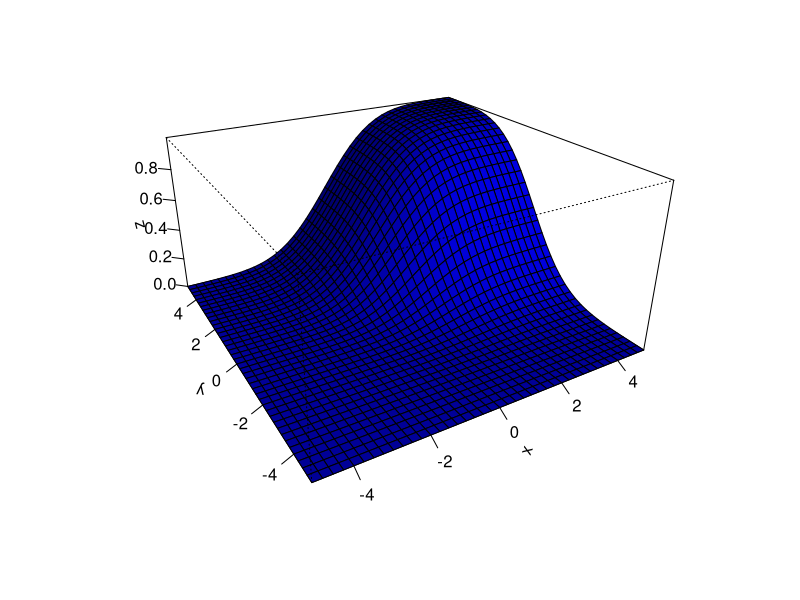
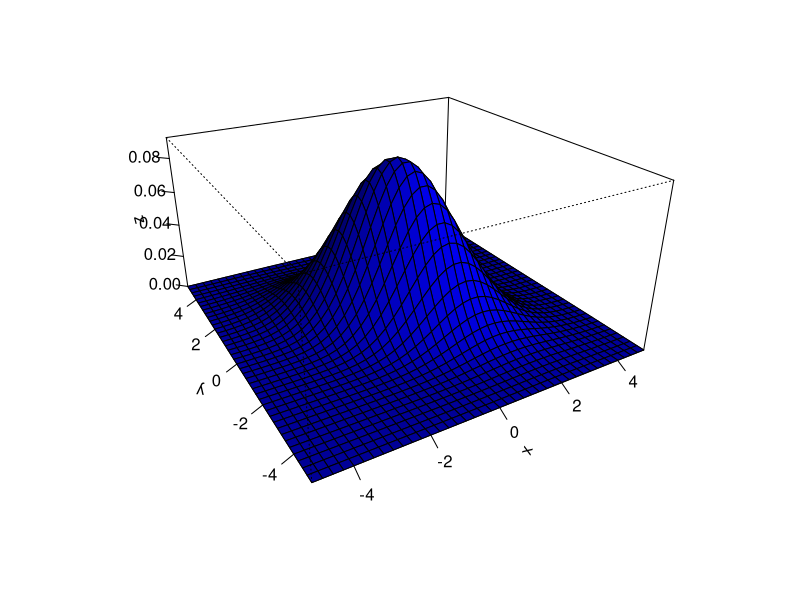
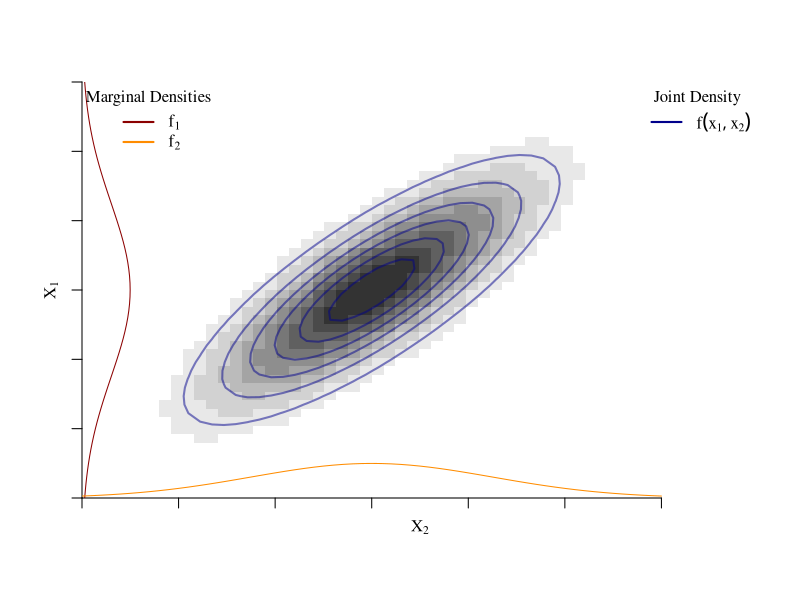
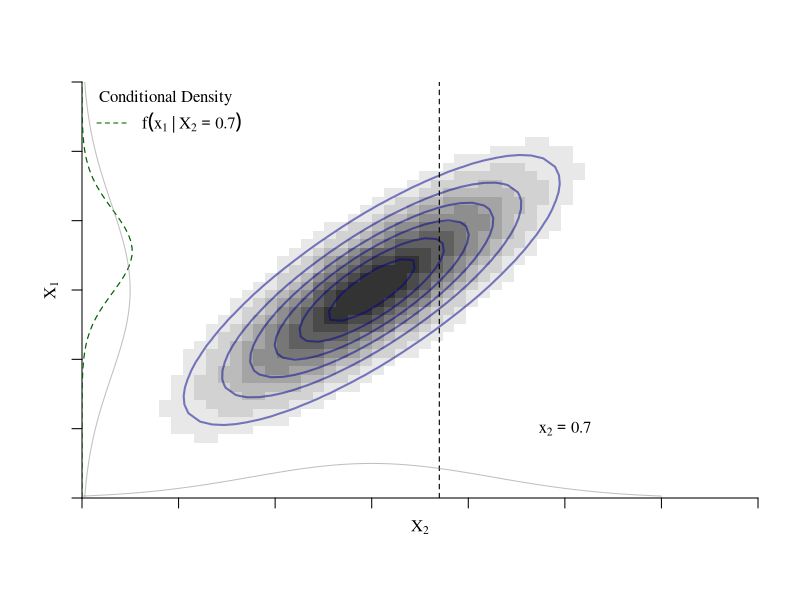
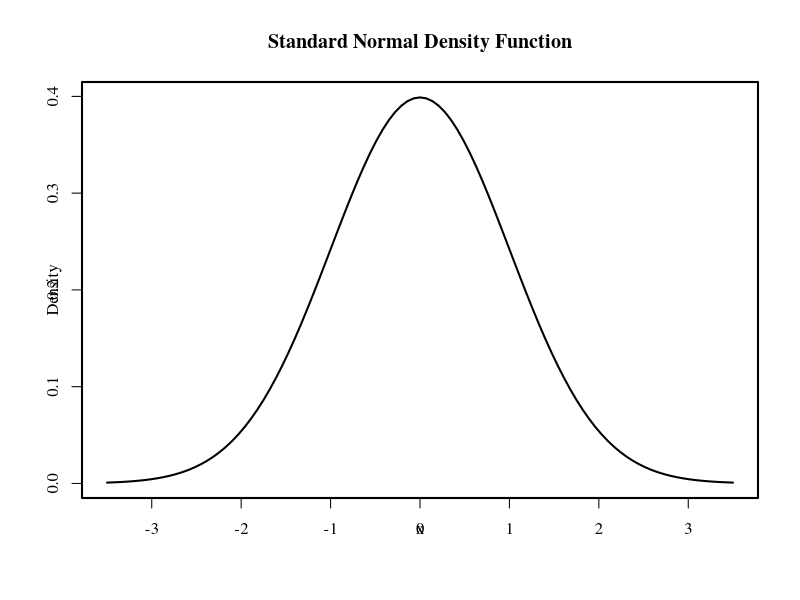
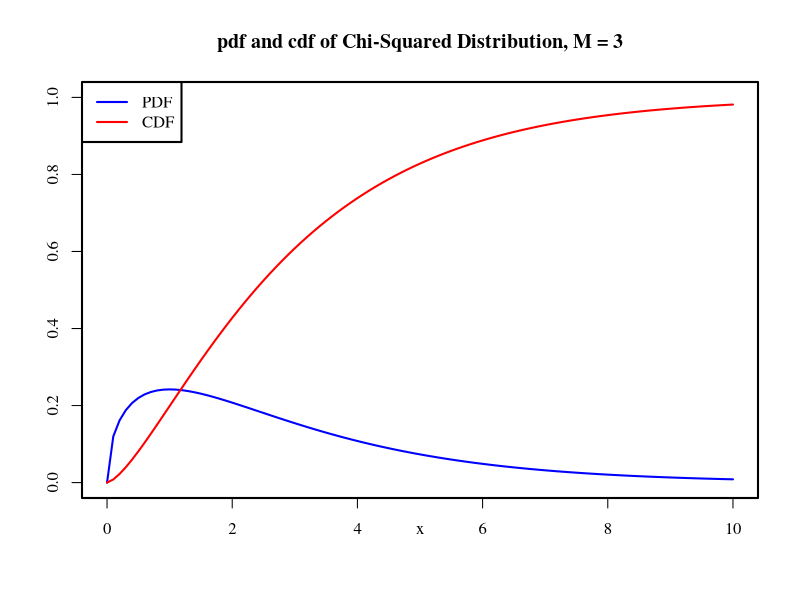
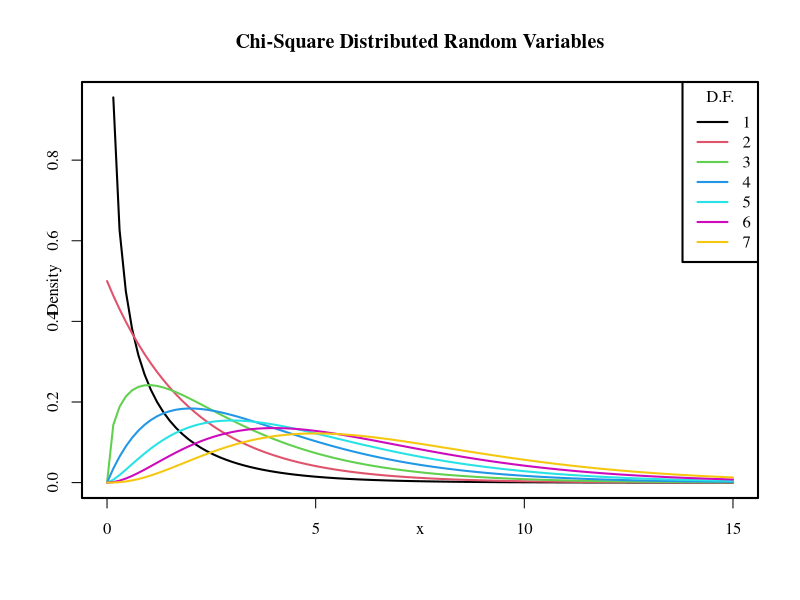
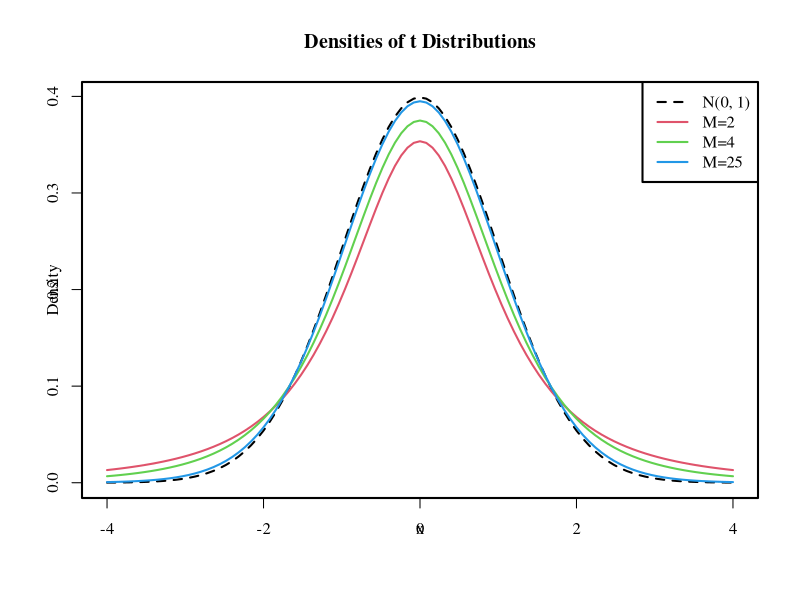

The R source for these figures, in order:
## ---- chunk 1
set.seed(869)
## 5 (fair) coin-flips:
results <- sample(x = c("H", "T"), size = 5, replace = TRUE)
## Relative frequency of "H" in 5 coin-flips
length(results[results=="H"])/5

## 10 (fair) coin-flips:
results <- sample(x = c("H", "T"), size = 50, replace = TRUE)
## Relative frequency of "H" in 50 coin-flips
length(results[results=="H"])/50

## 100000 (fair) coin-flips:
results <- sample(x = c("H", "T"), size = 5000, replace = TRUE)
## Relative frequency of "H" in 5000 coin-flips
length(results[results=="H"])/5000
## ---- chunk 2
## Install the package if not installed yet
# install.packages("mnormt")

library(mnormt)

x     <- seq(-5, 5, 0.25) 
y     <- seq(-5, 5, 0.25)
mu    <- c(0, 0)
sigma <- matrix(c(2, -1, -1, 2), nrow = 2)
f     <- function(x, y) pmnorm(cbind(x, y), mu, sigma)
z     <- outer(x, y, f)

persp(x, y, z, theta = -30, phi = 25, 
      shade = 0.75, col = "blue", expand = 0.5, r = 2, 
      ltheta = 25, ticktype = "detailed")
## ---- chunk 3
## Load the package
library(mnormt)

x     <- seq(-5, 5, 0.25) 
y     <- seq(-5, 5, 0.25)
mu    <- c(0, 0)
sigma <- matrix(c(2, -1, -1, 2), nrow = 2)
f     <- function(x, y) dmnorm(cbind(x, y), mu, sigma)
z     <- outer(x, y, f)

persp(x, y, z, theta = -30, phi = 25, 
      shade = 0.75, col = "blue", expand = 0.5, r = 2, 
      ltheta = 25, ticktype = "detailed")
## ---- chunk 4
library("scales")
par(lwd=2,mgp=c(1,1,0), family="serif")
# Modified to extract diagonal.
bivariate.normal <- function(x, mu, Sigma) 
  exp(-.5 * diag(t(x-mu) %*% solve(Sigma) %*% (x-mu))) / sqrt(2 * pi * det(Sigma))

mu    <- c(0,0)
Sigma <- matrix(c(1,.8,.8,1), nrow=2)

x1 <- seq(-3, 3, length.out=50)
x2 <- seq(-3, 3, length.out=50)

# plot(1:10,axes=FALSE, frame.plot=TRUE, lwd=1)

# z can now be calculated much easier.
z     <- bivariate.normal(t(expand.grid(x1,x2)),mu,Sigma)
dim(z)<-c(length(x1),length(x2))
contour(x1, x2, z, col="#4545FF", drawlabels=FALSE, nlevels=5,
        xlab=expression(X[2]), ylab=expression(X[1]),  lwd=1,xlim=c(-3,4),ylim=range(x2),frame.plot=FALSE,axes=FALSE,xaxs = "i", yaxs = "i")
image(x1, x2, z, col=gray(seq(1,.2,len=10)), add=TRUE)
contour(x1, x2, z, col=alpha("darkblue", 0.5), drawlabels=FALSE, nlevels=5, add=TRUE)
#box(lwd=.5)
axis(1,at = -3:3, labels=FALSE,lwd.ticks=1)
axis(2,labels=FALSE,lwd.ticks=1)

# Marginal probability distribution: http://mpdc.mae.cornell.edu/Courses/MAE714/biv-normal.pdf
# Please check this, I'm not sure it is correct.
marginal.x1<-function(x)  exp((-(x-mu[1])^2)/2*(Sigma[1,2]^2)) / (Sigma[1,2]*sqrt(2*pi))
marginal.x2<-function(x)  exp((-(x-mu[1])^2)/2*(Sigma[2,1]^2)) / (Sigma[2,1]*sqrt(2*pi))

# Left side solid
x.s  <- seq(from=min(x1),to=max(x1),by=0.1)
vals<-marginal.x2(x.s)
lines(vals-abs(min(x1)),x.s,lty=1,lwd=1, col="darkred")

# Bottom side solid
vals<-marginal.x1(x.s)
lines(x.s,vals-abs(min(x2)),lty=1,lwd=1, col="darkorange")
legend("topleft", col=c("darkred","darkorange"), lty=1, legend = c(expression(f[1]),expression(f[2])), bty="n",
       title = "Marginal Densities")
legend("topright", col=c("darkblue"), lty=1, legend = expression(f(x[1],x[2])), bty="n",
       title = "Joint Density")
## ---- chunk 5
par(lwd=2,mgp=c(1,1,0), family="serif")
# Modified to extract diagonal.
bivariate.normal <- function(x, mu, Sigma) 
  exp(-.5 * diag(t(x-mu) %*% solve(Sigma) %*% (x-mu))) / sqrt(2 * pi * det(Sigma))

mu    <- c(0,0)
Sigma <- matrix(c(1,.8,.8,1), nrow=2)

x1 <- seq(-3, 3, length.out=50)
x2 <- seq(-3, 3, length.out=50)

# plot(1:10,axes=FALSE, frame.plot=TRUE, lwd=1)

# z can now be calculated much easier.
# z     <- bivariate.normal(t(expand.grid(x1,x2)),mu,Sigma)
# dim(z)<-c(length(x1),length(x2))
# contour(x1, x2, z, col="#4545FF", drawlabels=FALSE, nlevels=5,
#         xlab=expression(X[1]), ylab=expression(X[2]),  lwd=1,xlim=c(-3,4),ylim=range(x2),frame.plot=FALSE,axes=FALSE,xaxs = "i", yaxs = "i")


z     <- bivariate.normal(t(expand.grid(x1,x2)),mu,Sigma)
dim(z)<-c(length(x1),length(x2))
contour(x1, x2, z, col="#4545FF", drawlabels=FALSE, nlevels=5,
        xlab=expression(X[2]), ylab=expression(X[1]),  lwd=1,xlim=c(-3,4),ylim=range(x2),frame.plot=FALSE,axes=FALSE,xaxs = "i", yaxs = "i")
image(x1, x2, z, col=gray(seq(1,.2,len=10)), add=TRUE)
contour(x1, x2, z, col=alpha("darkblue", 0.5), drawlabels=FALSE, nlevels=5, add=TRUE)

#box(lwd=.5)
axis(1,labels=FALSE,lwd.ticks=1)
axis(2,labels=FALSE,lwd.ticks=1)
abline(v=.7, col=1, lwd=1.1, lty=2)
text(2, -2, labels=expression(x[2]==0.7))

# Dotted
f    <- function(x1,x2) bivariate.normal(t(cbind(x1,x2)),mu,Sigma)
x.s  <- seq(from=min(x1),to=max(x1),by=0.1)
vals <- f(x1=0.7,x2=x.s)
lines(vals-abs(min(x1)),x.s,lty=2,lwd=1.2, col="darkgreen")


marginal.x1<-function(x) exp((-(x-mu[1])^2)/2*(Sigma[1,2]^2)) / (Sigma[1,2]*sqrt(2*pi))
marginal.x2<-function(x) exp((-(x-mu[1])^2)/2*(Sigma[2,1]^2)) / (Sigma[2,1]*sqrt(2*pi))

# Left side solid
vals<-marginal.x2(x.s)
lines(vals-abs(min(x1)),x.s,lty=1,lwd=1, col=gray(.5, 0.5))
 
# Bottom side solid
vals<-marginal.x1(x.s)
lines(x.s,vals-abs(min(x2)),lty=1,lwd=1, col=gray(.5, 0.5))

# legend("topright", col=c("darkred","darkorange"), lty=1, legend = c(expression(f[1]),expression(f[2])), bty="n",
#        title = "Marginal Densities")
legend("topleft", col="darkgreen", lty=2.1, lwd=.98, 
legend = expression(f(x[1]~ "|" ~ X[2]==0.7)), bty="n",
       title = "Conditional Density")
## ---- chunk 6
set.seed(51)
## Set the parameter k
k <- 10
## Draw one realization from the discrete uniform distribution
sample(x = 1:k, size = 1, replace = TRUE)
## ---- chunk 7
set.seed(51)
## Set the parameter p
p <- 0.25
## Draw n realization from the discrete uniform distribution
n <- 5
sample(x = c(0,1), size = n, prob = c(1-p, p), replace=TRUE)

## Alternatively:
## (Bernoulli(p) equals Binomial(1,p))
rbinom(n = n, size = 1, prob = p)
## ---- chunk 8
set.seed(51)
## Set the parameters n and p
size <-   10 # number of trials
p    <- 0.25 # prob of success

## Draw n realization from the binomial distribution:
n <- 5
rbinom(n = n, size = size, prob = p)
## ---- chunk 9
## Drawing from the uniform distribution:
n <- 10
a <- 0
b <- 1
runif(n = n, min = a, max = b)
## ---- chunk 10
# draw a plot of the N(0,1) PDF
curve(dnorm(x),
      xlim = c(-3.5, 3.5),
      ylab = "Density", 
      main = "Standard Normal Density Function") 
## ---- chunk 11
## Drawing from the uniform distribution:
n     <- 12
mu    <- 0
sigma <- 1
rnorm(n = n, mean = mu, sd = sigma) 
## ---- chunk 12
# plot the PDF
curve(dchisq(x, df = 3), 
      xlim = c(0, 10), 
      ylim = c(0, 1), 
      col = "blue",
      ylab = "",
      main = "pdf and cdf of Chi-Squared Distribution, M = 3")

# add the CDF to the plot
curve(pchisq(x, df = 3), 
      xlim = c(0, 10), 
      add = TRUE, 
      col = "red")

# add a legend to the plot
legend("topleft", 
       c("PDF", "CDF"), 
       col = c("blue", "red"), 
       lty = c(1, 1))
## ---- chunk 13
# plot the density for M=1
curve(dchisq(x, df = 1), 
      xlim = c(0, 15), 
      xlab = "x", 
      ylab = "Density", 
      main = "Chi-Square Distributed Random Variables")

# add densities for M=2,...,7 to the plot using a 'for()' loop 
for (M in 2:7) {
  curve(dchisq(x, df = M),
        xlim = c(0, 15), 
        add = T, 
        col = M)
}

# add a legend
legend("topright", 
       as.character(1:7), 
       col = 1:7 , 
       lty = 1, 
       title = "D.F.")
## ---- chunk 14
# plot the standard normal density
curve(dnorm(x), 
      xlim = c(-4, 4), 
      xlab = "x", 
      lty = 2, 
      ylab = "Density", 
      main = "Densities of t Distributions")

# plot the t density for M=2
curve(dt(x, df = 2), 
      xlim = c(-4, 4), 
      col = 2, 
      add = T)

# plot the t density for M=4
curve(dt(x, df = 4), 
      xlim = c(-4, 4), 
      col = 3, 
      add = T)

# plot the t density for M=25
curve(dt(x, df = 25), 
      xlim = c(-4, 4), 
      col = 4, 
      add = T)

# add a legend
legend("topright", 
       c("N(0, 1)", "M=2", "M=4", "M=25"), 
       col = 1:4, 
       lty = c(2, 1, 1, 1))
## ---- chunk 15
pf(2, df1 = 3, df2 = 14, lower.tail = F)
## ---- chunk 16
# define coordinate vectors for vertices of the polygon
x <- c(2, seq(2, 10, 0.01), 10)
y <- c(0, df(seq(2, 10, 0.01), 3, 14), 0)

# draw density of F_{3, 14}
curve(df(x ,3 ,14), 
      ylim = c(0, 0.8), 
      xlim = c(0, 10), 
      ylab = "Density",
      main = "Density Function")

# draw the polygon
polygon(x, y, col = "orange")
